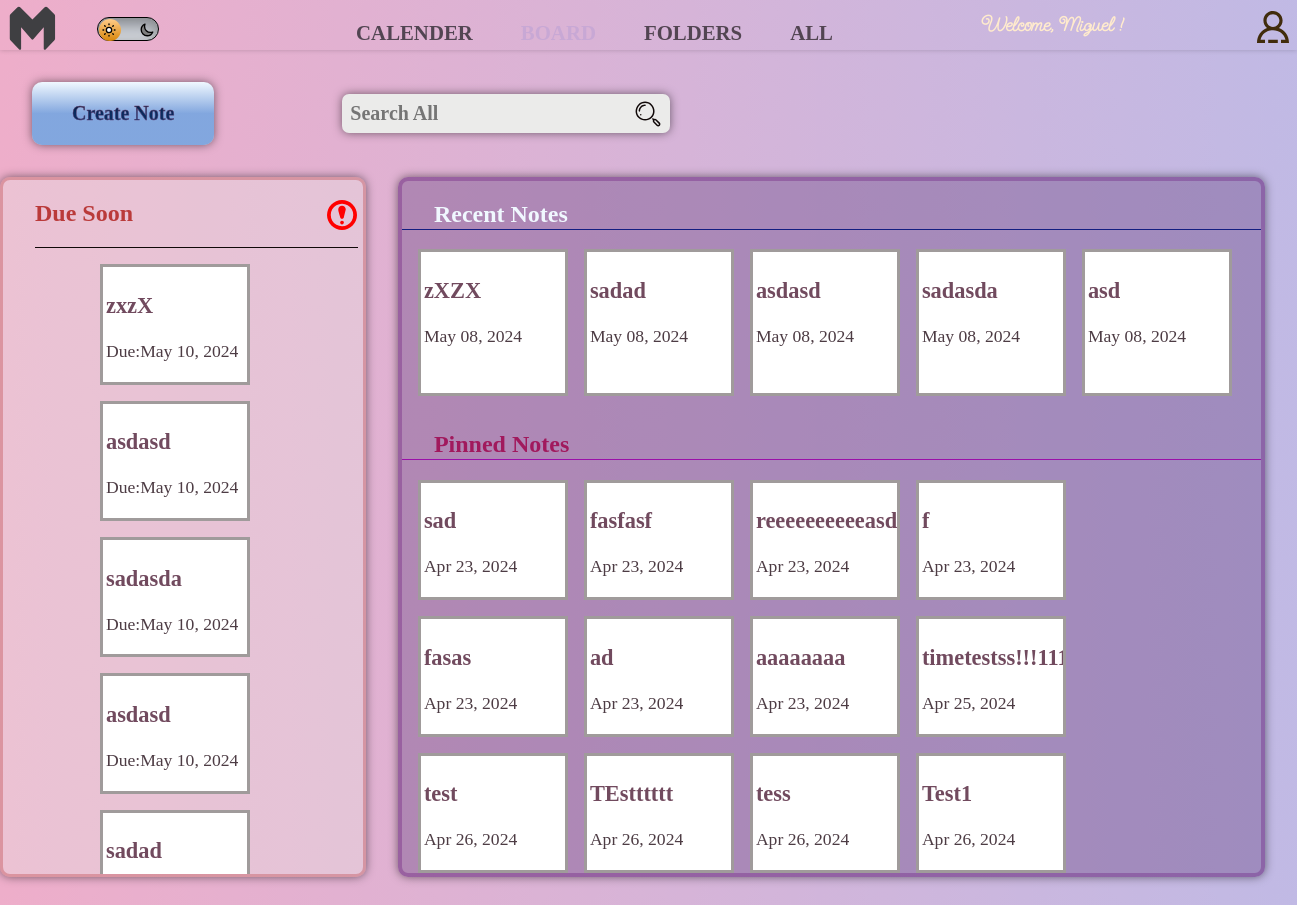
The page / (signed in) on the database as committed earlier.
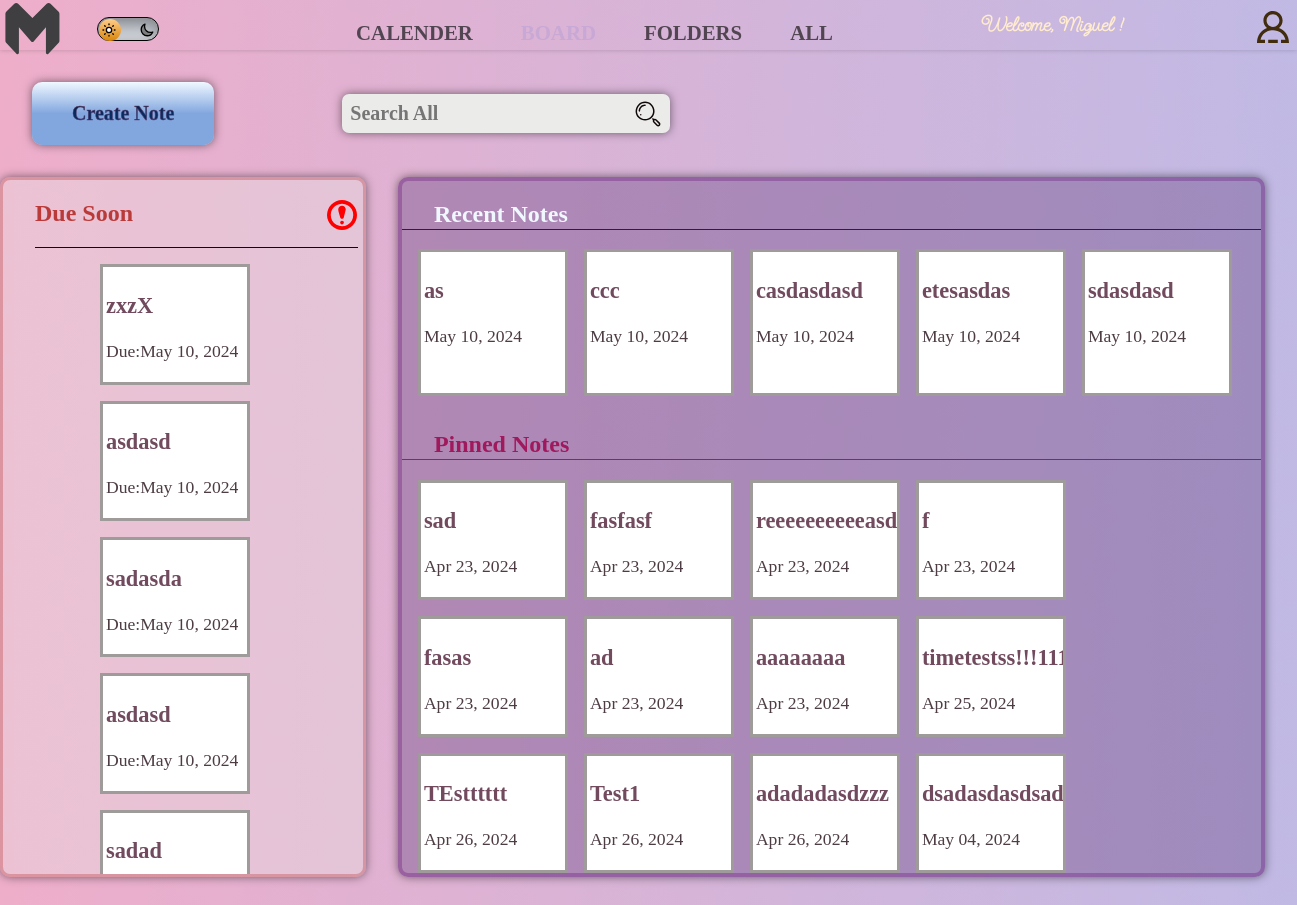
The same page on the database as committed later.
### firstapp/models.py (models this page shows, shortened)
class Note(models.Model):
    user = models.ForeignKey(User, related_name='notes', on_delete=models.CASCADE)
    title = models.CharField(max_length=200)
    text = models.TextField(null=True, blank=True)
    created = models.DateTimeField(auto_now_add=True)
    folder = models.ForeignKey(Folder, related_name='notes', on_delete=models.SET_NULL, null=True, blank=True)
    pinned = models.BooleanField(default=False)
    due_date = models.DateField(null=True, blank=True)
    due_time = models.TimeField(null=True, blank=True)

### firstapp/views.py (the view)
# urls.py: path('', views.home, name=''),
@login_required(login_url='accounts:login')
def home(request):
    folders = request.user.folders.all()
    current_date = timezone.now().date()
    future_date = current_date + timedelta(days=2)
    urgent_notes = request.user.notes.filter(due_date__range=[current_date, future_date]).order_by('due_date')
    pinned_notes = request.user.notes.filter(pinned=True)
    recent_notes = request.user.notes.order_by('-created')
    context = {'folders':folders,'urgent_notes':urgent_notes,'pinned_notes':pinned_notes,'recent_notes':recent_notes}
    if request.user.is_authenticated == False:
        return redirect('accounts:login')
    return render(request, 'firstapp/dashboard.html', context)

### firstapp/models.py (called while the page is built)
    def __str__(self):
        return self.name

### firstapp/templates/firstapp/dashboard.html (shortened to what this page needs)
{% extends './home.html' %}
{% block content %}
    <div class="dash-first-container">
        <div onclick='openNote()' class="create-note-button">
            <p class="create-note-text">
                Create Note
            </p>
        </div>
        <form class="search-form" action="" method="post"  autocomplete="off" >
            <div class="search-box search-folder">
                <input
                    class="search-input"
                    type="text"
                    name="search"
                    id="search"
                    placeholder="Search All"
                >
            </div>
        </form>
    </div>
    <div class="dash-second-container">
        <div class="urgent-note-container">
            <div class="urgent-note-header">
                <h2>Due Soon</h2>
            </div>
            <div class="urgent-notes">
                {% for note in urgent_notes %}
                <div class="small-note" data-note-id="{{ note.id }}" onclick="viewNote(this)">
                    <p class="small-note-title">{{note.title}}</p>
                    <p class="small-note-date" data-note-created="{{note.created}}">Due:{{note.due_date}}</p>
                    </div>
                {% endfor %}
            </div>
        </div>
        <div class="recent-pinned-container">
            <div class="recent-notes-container">
                <div class="recent-notes-header">
                    <h2>Recent Notes</h2>
                </div>
                <div class="recent-notes">
                    {% for note in recent_notes %}
                    <div class="small-note" data-note-id="{{ note.id }}" onclick="viewNote(this)">
                        <p class="small-note-title">{{note.title}}</p>
                        <p class="small-note-date">{{ note.created|date:"M d, Y" }}</p>
                        </div>
                    {% endfor %}
                </div>
            </div>
            <div class="pinned-notes-container">
                <div class="pinned-notes-header">
                    <h2>Pinned Notes</h2>
                </div>
                <div class="pinned-notes">
                    {% for note in pinned_notes %}
                    <div class="small-note" data-note-id="{{ note.id }}" onclick="viewNote(this)">
                        <p class="small-note-title">{{note.title}}</p>
                        <p class="small-note-date">{{ note.created|date:"M d, Y" }}</p>
                    </div>
                    {% endfor %}
                </div>
            </div>
        </div>
    </div>
{% endblock %}

Rows that differ between the two databases and show on the page:
no longer on one of the page's lists (row unchanged): Note: title "sadasda", created "May 08, 2024"
no longer on one of the page's lists (row unchanged): Note: title "asdasd", created "May 08, 2024"
no longer on one of the page's lists (row unchanged): Note: title "sadad", created "May 08, 2024"
no longer on this page (row unchanged): Note: title "zXZX", created "May 08, 2024", shown under "Recent Notes"
no longer on this page (row unchanged): Note: title "asd", created "May 08, 2024", shown under "Recent Notes"
removed Note: title "test", created "Apr 26, 2024", shown under "Pinned Notes"
removed Note: title "tess", created "Apr 26, 2024", shown under "Pinned Notes"
added Note: title "as", created "May 10, 2024", shown under "Recent Notes"
added Note: title "ccc", created "May 10, 2024", shown under "Recent Notes"
added Note: title "casdasdasd", created "May 10, 2024", shown under "Recent Notes"
added Note: title "etesasdas", created "May 10, 2024", shown under "Recent Notes"
added Note: title "sdasdasd", created "May 10, 2024", shown under "Recent Notes"
now on this page (row unchanged): Note: title "adadadasdzzz", created "Apr 26, 2024", shown under "Pinned Notes"
now on this page (row unchanged): Note: title "dsadasdasdsad", created "May 04, 2024", shown under "Pinned Notes"
